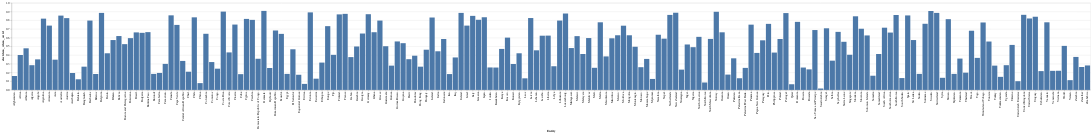

The code cell stored with this chart in its notebook:
### Code cell
alt.Chart(latest_ed).mark_bar().encode(x='Entity', y='electdem_vdem_owid')

### Figure 1 — Vega-Lite specification as saved in the notebook (floating-point values rounded to 4 significant figures; data arrays with more than 128 entries replaced by an {"elided": "..."} marker saying what was removed)
{"config": {"view": {"continuousWidth": 400, "continuousHeight": 300}}, "data": {"name": "data-f8e787d576437249b546a00d0b46a558"}, "mark": "bar", "encoding": {"x": {"field": "Entity", "type": "nominal"}, "y": {"field": "electdem_vdem_owid", "type": "quantitative"}}, "$schema": "https://vega.github.io/schema/vega-lite/v4.17.0.json", "datasets": {"data-f8e787d576437249b546a00d0b46a558": {"elided": "186 records"}}}
